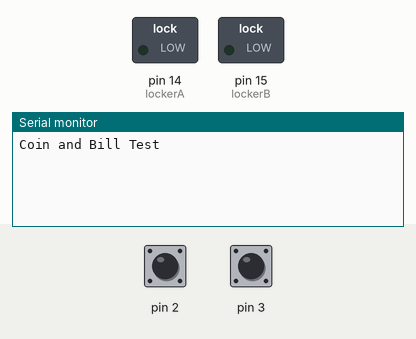
Recording of a sketch running on a simulated Arduino Uno, built with avr-gcc and run on an emulated ATmega328P. Parts: switched loads named in the sketch (green lamp = pin HIGH), the last lines printed to the serial monitor. The inputs (shaded band) are chosen by the test bench; at power-on: pin 2 HIGH, pin 3 HIGH.

Above: at 1.2 s.
1.3 s: pin 2 pulled LOW for 0.15 s
At 2.1 s:
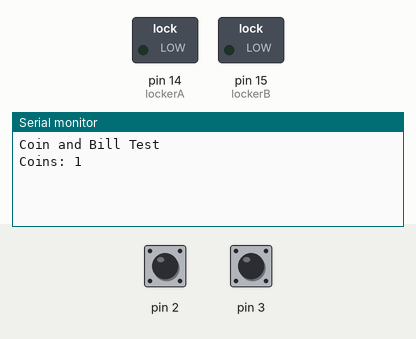
2.9 s: pin 3 pulled LOW for 0.15 s
At 3.3 s:
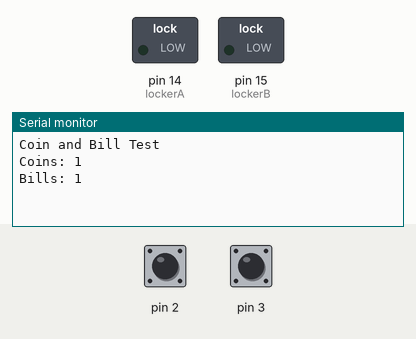

Measured:
- after the input at 1.3 s, the serial monitor: prints a new line at once (image 1)
- after the input at 2.9 s, the serial monitor: prints a new line at once (image 2)

The sketch:

coinacceptor.ino
```cpp
volatile int coins = 0;
volatile int bills = 0;
const int lockerA =  14;
const int lockerB =  15;
void setup()
{ Serial.begin(9600);

pinMode (2,INPUT_PULLUP);
  pinMode (3,INPUT_PULLUP);
  attachInterrupt(0, coinInserted, FALLING);
  attachInterrupt(1, billInserted, FALLING);
  pinMode(lockerA, OUTPUT);
 pinMode(lockerB, OUTPUT);
 Serial.println("Coin and Bill Test");
  //  digitalWrite(lockerA, HIGH);
 // digitalWrite(lockerB, LOW);
 // delay(2000);
 // digitalWrite(lockerA, LOW);
//  digitalWrite(lockerB, HIGH);
//  delay(2000);
}
void coinInserted()
{
  coins = coins + 1;
  Serial.print("Coins: ");Serial.println(coins);
}
void billInserted()
{
  bills = bills + 1;
  Serial.print("Bills: ");Serial.println(bills);
}
void loop()
{

}
```
